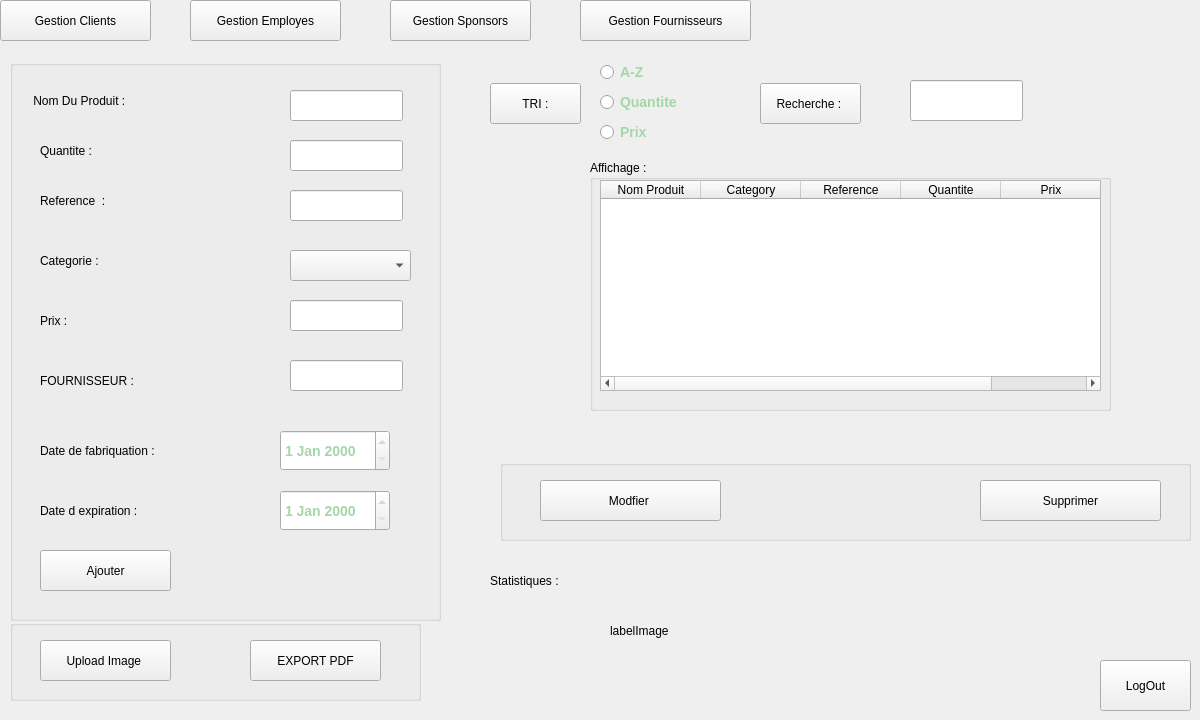
    <widget class="QWidget" name="page_1">
     <widget class="QPushButton" name="btnGestionClients_PageStock">
      <property name="geometry">
       <rect>
        <x>0</x>
        <y>0</y>
        <width>151</width>
        <height>41</height>
       </rect>
      </property>
      <property name="text">
       <string>Gestion Clients</string>
      </property>
     </widget>
     <widget class="QPushButton" name="pushButton_5">
      <property name="geometry">
       <rect>
        <x>760</x>
        <y>83</y>
        <width>101</width>
        <height>41</height>
       </rect>
      </property>
      <property name="text">
       <string>Recherche : </string>
      </property>
     </widget>
     <widget class="QPushButton" name="pushButton_4">
      <property name="geometry">
       <rect>
        <x>490</x>
        <y>83</y>
        <width>91</width>
        <height>41</height>
       </rect>
      </property>
      <property name="text">
       <string> TRI : </string>
      </property>
     </widget>
     <widget class="QPushButton" name="btnGestionEmployes_PageStock">
      <property name="geometry">
       <rect>
        <x>190</x>
        <y>0</y>
        <width>151</width>
        <height>41</height>
       </rect>
      </property>
      <property name="text">
       <string>Gestion Employes</string>
      </property>
     </widget>
     <widget class="QLabel" name="labelImage">
      <property name="geometry">
       <rect>
        <x>610</x>
        <y>590</y>
        <width>171</width>
        <height>81</height>
       </rect>
      </property>
      <property name="text">
       <string>labelImage</string>
      </property>
     </widget>
     <widget class="QPushButton" name="btnGestionSponsors_PageStock">
      <property name="geometry">
       <rect>
        <x>390</x>
        <y>0</y>
        <width>141</width>
        <height>41</height>
       </rect>
      </property>
      <property name="text">
       <string>Gestion Sponsors</string>
      </property>
     </widget>
     <widget class="QPushButton" name="btnGestionFournisseurs_PageStock">
      <property name="geometry">
       <rect>
        <x>580</x>
        <y>0</y>
        <width>171</width>
        <height>41</height>
       </rect>
      </property>
      <property name="text">
       <string>Gestion Fournisseurs</string>
      </property>
     </widget>
     <widget class="QGroupBox" name="groupBox_3">
      <property name="geometry">
       <rect>
        <x>590</x>
        <y>160</y>
        <width>521</width>
        <height>251</height>
       </rect>
      </property>
      <property name="title">
       <string>Affichage : </string>
      </property>
      <widget class="QTableWidget" name="tableWidget">
       <property name="geometry">
        <rect>
         <x>10</x>
         <y>20</y>
         <width>501</width>
         <height>211</height>
        </rect>
       </property>
       <property name="columnCount">
        <number>5</number>
       </property>
       <column>
        <property name="text">
         <string>Nom Produit</string>
        </property>
       </column>
       <column>
        <property name="text">
         <string>Category</string>
        </property>
       </column>
       <column>
        <property name="text">
         <string>Reference</string>
        </property>
       </column>
       <column>
        <property name="text">
         <string>Quantite</string>
        </property>
       </column>
       <column>
        <property name="text">
         <string>Prix</string>
        </property>
       </column>
      </widget>
     </widget>
     <widget class="QGroupBox" name="groupBox_5">
      <property name="geometry">
       <rect>
        <x>500</x>
        <y>460</y>
        <width>691</width>
        <height>81</height>
       </rect>
      </property>
      <property name="title">
       <string/>
      </property>
      <widget class="QPushButton" name="pushButton_20">
       <property name="geometry">
        <rect>
         <x>480</x>
         <y>20</y>
         <width>181</width>
         <height>41</height>
        </rect>
       </property>
       <property name="text">
        <string>Supprimer</string>
       </property>
      </widget>
      <widget class="QPushButton" name="pushButton_17">
       <property name="geometry">
        <rect>
         <x>40</x>
         <y>20</y>
         <width>181</width>
         <height>41</height>
        </rect>
       </property>
       <property name="text">
        <string>Modfier </string>
       </property>
      </widget>
     </widget>
     <widget class="QRadioButton" name="radioButton_10">
      <property name="geometry">
       <rect>
        <x>600</x>
        <y>60</y>
        <width>101</width>
        <height>24</height>
       </rect>
      </property>
      <property name="styleSheet">
       <string notr="true">font-size: 14px; font-weight: bold; color: #A5D6A7;
</string>
      </property>
      <property name="text">
       <string>A-Z</string>
      </property>
     </widget>
     <widget class="QRadioButton" name="radioButton_11">
      <property name="geometry">
       <rect>
        <x>600</x>
        <y>90</y>
        <width>101</width>
        <height>24</height>
       </rect>
      </property>
      <property name="styleSheet">
       <string notr="true">font-size: 14px; font-weight: bold; color: #A5D6A7;
</string>
      </property>
      <property name="text">
       <string>Quantite </string>
      </property>
     </widget>
     <widget class="QRadioButton" name="radioButton_12">
      <property name="geometry">
       <rect>
        <x>600</x>
        <y>120</y>
        <width>101</width>
        <height>24</height>
       </rect>
      </property>
      <property name="styleSheet">
       <string notr="true">font-size: 14px; font-weight: bold; color: #A5D6A7;
</string>
      </property>
      <property name="text">
       <string>Prix</string>
      </property>
     </widget>
     <widget class="QLineEdit" name="lineEdit_28">
      <property name="geometry">
       <rect>
        <x>910</x>
        <y>80</y>
        <width>113</width>
        <height>41</height>
       </rect>
      </property>
     </widget>
     <widget class="QLabel" name="label_49">
      <property name="geometry">
       <rect>
        <x>490</x>
        <y>560</y>
        <width>161</width>
        <height>41</height>
       </rect>
      </property>
      <property name="text">
       <string>Statistiques : </string>
      </property>
     </widget>
     <widget class="QGroupBox" name="groupBox_7">
      <property name="geometry">
       <rect>
        <x>10</x>
        <y>620</y>
        <width>411</width>
        <height>81</height>
       </rect>
      </property>
      <property name="title">
       <string/>
      </property>
      <widget class="QPushButton" name="pushButton_3">
       <property name="geometry">
        <rect>
         <x>240</x>
         <y>20</y>
         <width>131</width>
         <height>41</height>
        </rect>
       </property>
       <property name="text">
        <string>EXPORT PDF</string>
       </property>
      </widget>
      <widget class="QPushButton" name="pushButton_22">
       <property name="geometry">
        <rect>
         <x>30</x>
         <y>20</y>
         <width>131</width>
         <height>41</height>
        </rect>
       </property>
       <property name="text">
        <string>Upload Image </string>
       </property>
      </widget>
     </widget>
     <widget class="QPushButton" name="btnBack_PageStock">
      <property name="geometry">
       <rect>
        <x>1100</x>
        <y>660</y>
        <width>91</width>
        <height>51</height>
       </rect>
      </property>
      <property name="text">
       <string>LogOut</string>
      </property>
     </widget>
     <widget class="QGroupBox" name="groupBox_4">
      <property name="geometry">
       <rect>
        <x>10</x>
        <y>60</y>
        <width>431</width>
        <height>561</height>
       </rect>
      </property>
      <property name="title">
       <string/>
      </property>
      <widget class="QComboBox" name="comboBox">
       <property name="geometry">
        <rect>
         <x>280</x>
         <y>190</y>
         <width>121</width>
         <height>31</height>
        </rect>
       </property>
       <property name="minimumSize">
        <size>
         <width>0</width>
         <height>31</height>
        </size>
       </property>
      </widget>
      <widget class="QLabel" name="label_4">
       <property name="geometry">
        <rect>
         <x>30</x>
         <y>180</y>
         <width>101</width>
         <height>41</height>
        </rect>
       </property>
       <property name="text">
        <string>Categorie : </string>
       </property>
      </widget>
      <widget class="QLabel" name="label_3">
       <property name="geometry">
        <rect>
         <x>30</x>
         <y>120</y>
         <width>101</width>
         <height>41</height>
        </rect>
       </property>
       <property name="text">
        <string>Reference  : </string>
       </property>
      </widget>
      <widget class="QLineEdit" name="lineEdit_3">
       <property name="geometry">
        <rect>
         <x>280</x>
         <y>130</y>
         <width>113</width>
         <height>31</height>
        </rect>
       </property>
      </widget>
      <widget class="QLineEdit" name="lineEdit_2">
       <property name="geometry">
        <rect>
         <x>280</x>
         <y>80</y>
         <width>113</width>
         <height>31</height>
        </rect>
       </property>
      </widget>
      <widget class="QLabel" name="label">
       <property name="geometry">
        <rect>
         <x>20</x>
         <y>10</y>
         <width>131</width>
         <height>61</height>
        </rect>
       </property>
       <property name="text">
        <string> Nom Du Produit : </string>
       </property>
      </widget>
      <widget class="QLabel" name="label_5">
       <property name="geometry">
        <rect>
         <x>30</x>
         <y>240</y>
         <width>101</width>
         <height>41</height>
        </rect>
       </property>
       <property name="text">
        <string>Prix : </string>
       </property>
      </widget>
      <widget class="QLabel" name="label_6">
       <property name="geometry">
        <rect>
         <x>30</x>
         <y>300</y>
         <width>101</width>
         <height>41</height>
        </rect>
       </property>
       <property name="text">
        <string>FOURNISSEUR :</string>
       </property>
      </widget>
      <widget class="QLabel" name="label_7">
       <property name="geometry">
        <rect>
         <x>30</x>
         <y>370</y>
         <width>161</width>
         <height>41</height>
        </rect>
       </property>
       <property name="text">
        <string>Date de fabriquation :  </string>
       </property>
      </widget>
      <widget class="QLabel" name="label_8">
       <property name="geometry">
        <rect>
         <x>30</x>
         <y>430</y>
         <width>161</width>
         <height>41</height>
        </rect>
       </property>
       <property name="text">
        <string>Date d expiration : </string>
       </property>
      </widget>
      <widget class="QPushButton" name="pushButton_21">
       <property name="geometry">
        <rect>
         <x>30</x>
         <y>490</y>
         <width>131</width>
         <height>41</height>
        </rect>
       </property>
       <property name="text">
        <string>Ajouter</string>
       </property>
      </widget>
      <widget class="QLineEdit" name="lineEdit">
       <property name="geometry">
        <rect>
         <x>280</x>
         <y>30</y>
         <width>113</width>
         <height>31</height>
        </rect>
       </property>
      </widget>
      <widget class="QLabel" name="label_2">
       <property name="geometry">
        <rect>
         <x>30</x>
         <y>70</y>
         <width>101</width>
         <height>41</height>
        </rect>
       </property>
       <property name="text">
        <string>Quantite :</string>
       </property>
      </widget>
      <widget class="QLineEdit" name="lineEdit_4">
       <property name="geometry">
        <rect>
         <x>280</x>
         <y>240</y>
         <width>113</width>
         <height>31</height>
        </rect>
       </property>
      </widget>
      <widget class="QLineEdit" name="lineEdit_5">
       <property name="geometry">
        <rect>
         <x>280</x>
         <y>300</y>
         <width>113</width>
         <height>31</height>
        </rect>
       </property>
      </widget>
      <widget class="QDateEdit" name="dateEdit_2">
       <property name="geometry">
        <rect>
         <x>270</x>
         <y>430</y>
         <width>110</width>
         <height>41</height>
        </rect>
       </property>
       <property name="styleSheet">
        <string notr="true">font-size: 14px; font-weight: bold; color: #A5D6A7;</string>
       </property>
      </widget>
      <widget class="QDateEdit" name="dateEdit">
       <property name="geometry">
        <rect>
         <x>270</x>
         <y>370</y>
         <width>110</width>
         <height>41</height>
        </rect>
       </property>
       <property name="styleSheet">
        <string notr="true">font-size: 14px; font-weight: bold; color: #A5D6A9;</string>
       </property>
      </widget>
     </widget>
     <zorder>groupBox_4</zorder>
     <zorder>btnGestionClients_PageStock</zorder>
     <zorder>pushButton_5</zorder>
     <zorder>pushButton_4</zorder>
     <zorder>btnGestionEmployes_PageStock</zorder>
     <zorder>labelImage</zorder>
     <zorder>btnGestionSponsors_PageStock</zorder>
     <zorder>btnGestionFournisseurs_PageStock</zorder>
     <zorder>groupBox_3</zorder>
     <zorder>groupBox_5</zorder>
     <zorder>radioButton_10</zorder>
     <zorder>radioButton_11</zorder>
     <zorder>radioButton_12</zorder>
     <zorder>lineEdit_28</zorder>
     <zorder>label_49</zorder>
     <zorder>groupBox_7</zorder>
     <zorder>btnBack_PageStock</zorder>
    </widget>
